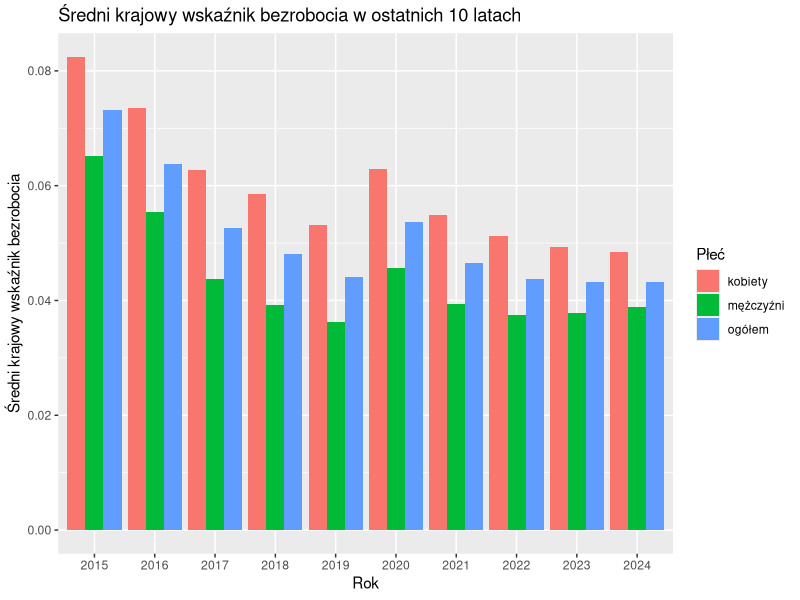
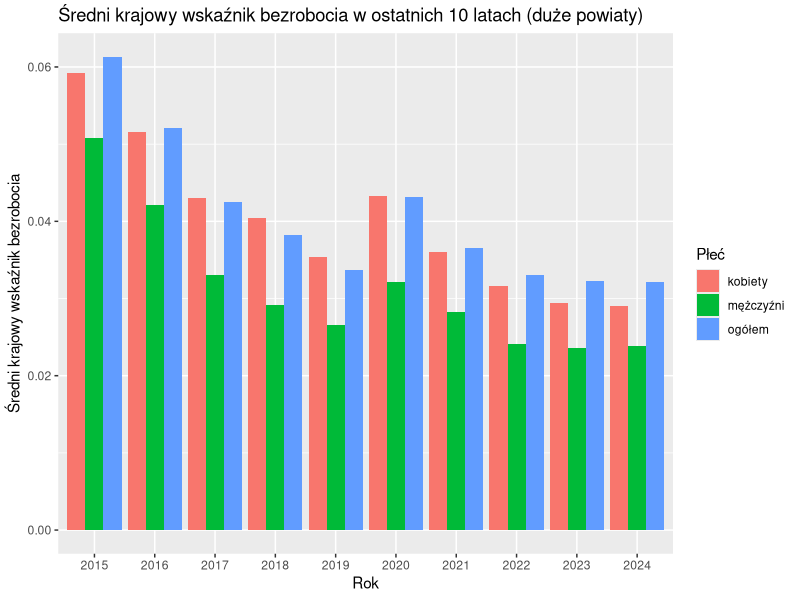
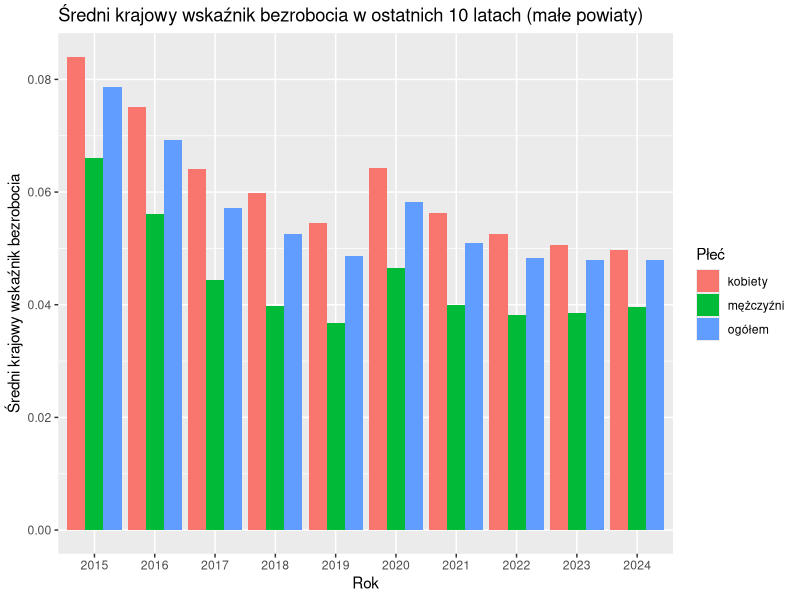
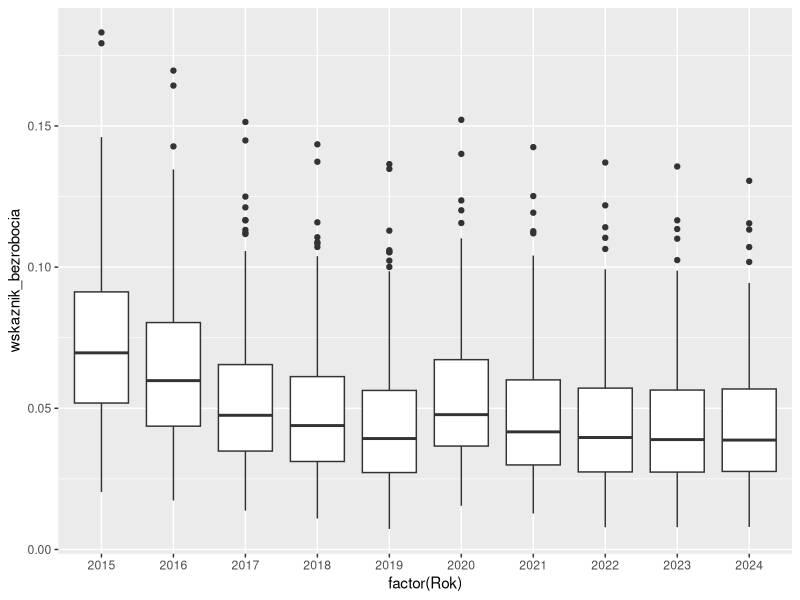
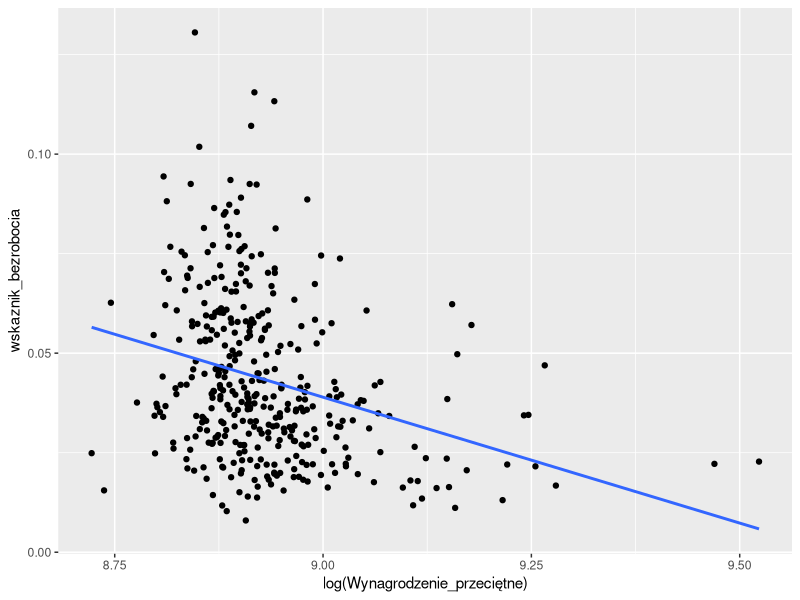
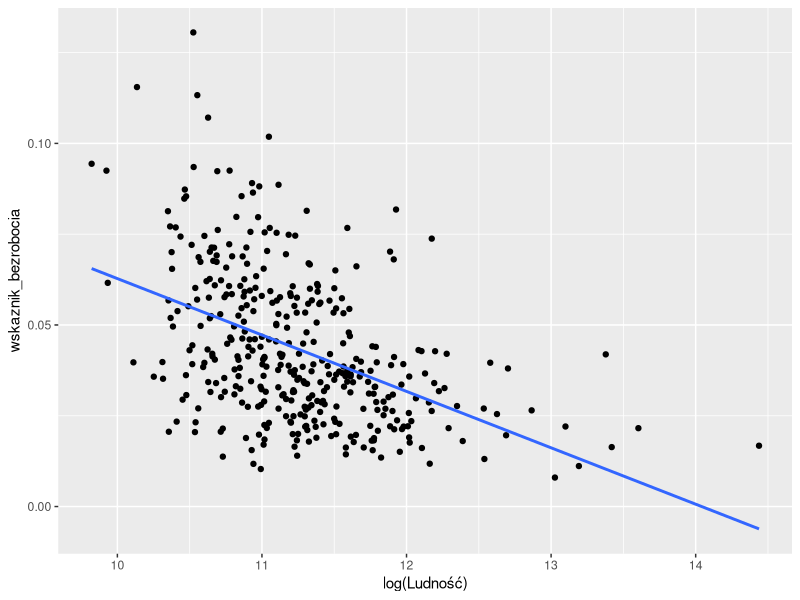
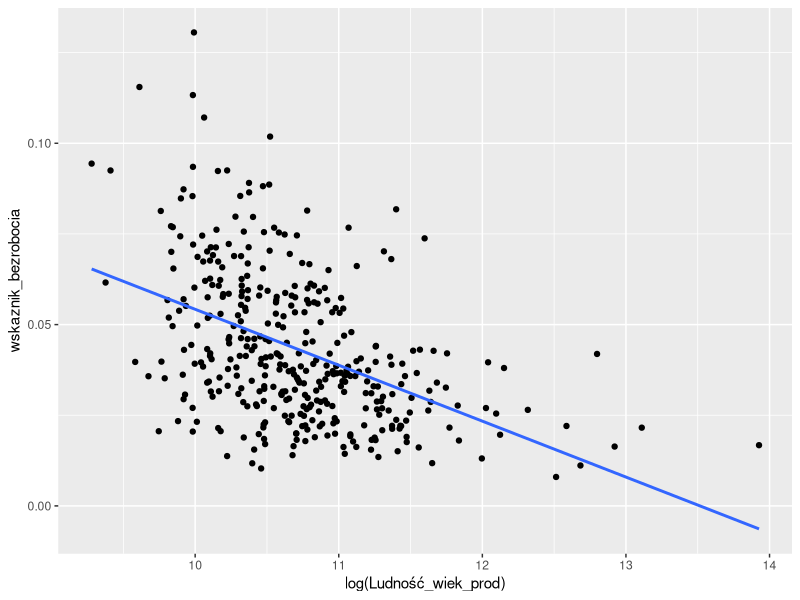

Write R code to recreate these figures, in order.
## ---- chunk 1
library(ggplot2)
library(dplyr)
library(tidyr)
## ---- chunk 2
data <- read.csv("sprawozdanie1_dane.csv")
head(data)
## ---- chunk 3
data_mod <- data |> mutate(wskaznik_bezrobocia = Bezrobotni/Ludność_wiek_prod)

data_mod |> group_by(Rok, Płeć) |> summarize(srednie_bezrobocie = mean(wskaznik_bezrobocia)) |>
  ggplot(aes(x=factor(Rok), y=srednie_bezrobocie, fill=Płeć)) + 
  geom_bar(stat="identity", position = "dodge") +
  labs(title = "Średni krajowy wskaźnik bezrobocia w ostatnich 10 latach",
       y = "Średni krajowy wskaźnik bezrobocia",
       x = "Rok")
## ---- chunk 4
data_mod |> filter(Ludność >= 100000) |>
  group_by(Rok, Płeć) |> summarize(srednie_bezrobocie = mean(wskaznik_bezrobocia)) |>
  ggplot(aes(x=factor(Rok), y=srednie_bezrobocie, fill=Płeć)) + 
  geom_bar(stat="identity", position = "dodge") +
  labs(title = "Średni krajowy wskaźnik bezrobocia w ostatnich 10 latach (duże powiaty)",
       y = "Średni krajowy wskaźnik bezrobocia",
       x = "Rok")
## ---- chunk 5
data_mod |> filter(Ludność < 100000) |>
  group_by(Rok, Płeć) |> summarize(srednie_bezrobocie = mean(wskaznik_bezrobocia)) |>
  ggplot(aes(x=factor(Rok), y=srednie_bezrobocie, fill=Płeć)) + 
  geom_bar(stat="identity", position = "dodge") +
  labs(title = "Średni krajowy wskaźnik bezrobocia w ostatnich 10 latach (małe powiaty)",
       y = "Średni krajowy wskaźnik bezrobocia",
       x = "Rok")
## ---- chunk 6
śr_r_bezrob_duże_miasta <- data_mod |> filter(Ludność >= 100000) |>
  group_by(Rok, Płeć) |> summarize(srednie_bezrobocie = round(mean(wskaznik_bezrobocia),3))

tab <- śr_r_bezrob_duże_miasta |> pivot_wider(
  names_from = Rok,
  values_from = srednie_bezrobocie
)
tab

śr_r_bezrob_male_miasta <- data_mod |> filter(Ludność < 100000) |>
  group_by(Rok, Płeć) |> summarize(srednie_bezrobocie = round(mean(wskaznik_bezrobocia),3))

tab2 <- śr_r_bezrob_male_miasta |> pivot_wider(
  names_from = Rok,
  values_from = srednie_bezrobocie
)
tab2
## ---- chunk 7
data_mod |> filter(Płeć == "ogółem") |>
  group_by(Rok) |> 
  ggplot(aes(x=factor(Rok), y=wskaznik_bezrobocia)) + geom_boxplot()
## ---- chunk 8
data_mod |> filter(Płeć == "ogółem", Rok == 2024) |>
  ggplot(aes(x=log(Wynagrodzenie_przeciętne), y=wskaznik_bezrobocia)) +
  geom_point() +
  geom_smooth(method="lm", se=FALSE)
## ---- chunk 9
data_mod |> filter(Płeć == "ogółem", Rok == 2024) |>
  ggplot(aes(x=log(Ludność), y=wskaznik_bezrobocia)) +
  geom_point() +
  geom_smooth(method="lm", se=FALSE)
## ---- chunk 10
data_mod |> filter(Płeć == "ogółem", Rok == 2024) |>
  ggplot(aes(x=log(Ludność_wiek_prod), y=wskaznik_bezrobocia)) +
  geom_point() +
  geom_smooth(method="lm", se=FALSE)
